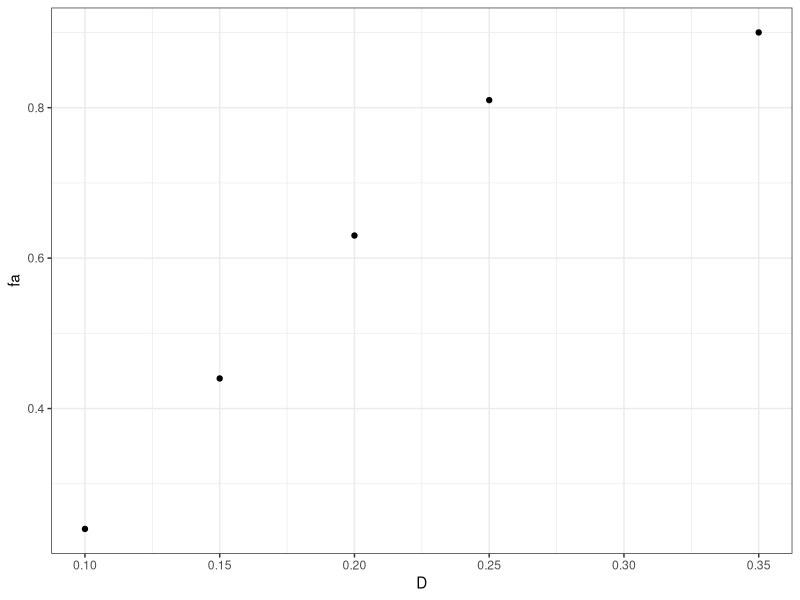
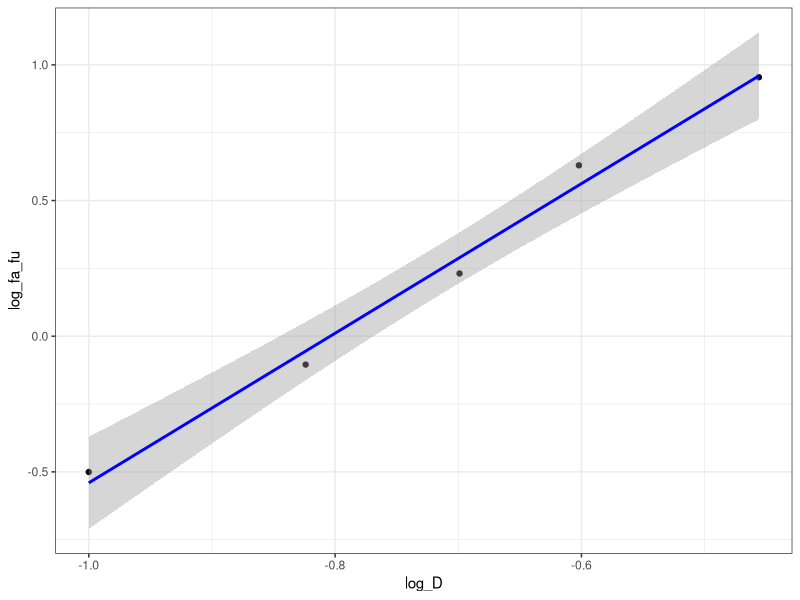

Source code (R) for these figures, in order: (Note: this script raises an error after producing the figures.)
#
# R package for Median Effect principle calculations and plots
#
# Classes:
#
# - single drug series
# - vector of doses (D)
# - vector of fraction affected (fa)
# - drug name  (name)
# - drug units (units)
# - CONSIDER: Dm, m, R^2, R, log10(D), log10(fa / (1-fa))
#
#
# - combination drug series, constant ratio
# - subclass from single drug series?
# - vector of sum of drug 1 and drug 2 doses (D)
# - vector of fraction affected (fa)
# - ratio: drug 1 / drug 2 (ratio)
# - drug 1 name  (name1)
# - drug 1 units (units1)
# - drug 2 name  (name2)
# - drug 2 units (units2)
#
# - combination drug series, non-constant ratio
# - subclass from combination drug series? adds vector of drug 2 doses and removes ratio
# - vector of drug 1 doses (D1)
# - vector of drug 2 doses (D2)
# - vector of fraction affected (fa)
# - drug 1 name  (name1)
# - drug 1 units (units1)
# - drug 2 name  (name2)
# - drug 2 units (units2)
#
#
# Methods:
#
# - print() / export()
# - calculate fa from D
# - calculate D from fa
# - sigmoidal: plot fa versus D
# - linear:    plot log10(fa / (1-fa)) versus log10(D)
#
# - fa-CI plot from drug 1, drug 2, constant / non-constant ratio combo
# - isobologram?
# - print() / export() combo analysis
#


library(tidyverse)
library(broom)

calc_fa <- function(D, m, Dm) {
  1 / (1 + ((Dm / D)^m))
}

calc_d <- function(fa, m, Dm) {
  Dm*(fa / (1 - fa))^(1/m)
}

df <- tribble(
  ~D, ~fa,
  0.1, 0.24,
  0.15, 0.44,
  0.2, 0.63,
  0.25, 0.81,
  0.35, 0.9
)


df <- tribble(
  ~D, ~fa,
  0.002, 0.429,
  0.004, 0.708,
  0.005, 0.761,
  0.01, 0.882,
  0.02, 0.932
)

df <- tribble(
  ~D, ~fa,
  0.05, 0.055,
  0.1, 0.233,
  0.2, 0.301,
  0.5, 0.559,
  1, 0.821,
  2, 0.953
)




# Single drug object constructor
new_single_drug <- function(D = double(), fa = double(), name = NA_character_, units = NA_character_) {
  stopifnot(is.double(D), is.double(fa))
  structure(list(D = D, fa = fa, name = name, units = units), class = 'single_drug')
}

# Single drug object validator
validate_single_drug <- function(x) {
  D <- x$D
  fa <- x$fa
  
  if (!all(!is.na(D) & D > 0.0)) {
    stop(
      "All doses `D` must be non-missing and greater than zero",
      call. = FALSE
    )
  }
  
  if (!all(!is.na(fa) & fa > 0.0 & fa < 1.0)) {
    stop(
      "All fraction affected `fa` must be non-missing, greater than zero, and less than one",
      call. = FALSE
    )
  }
  
  if (length(D) != length(fa)) {
    stop(
      "The number of doses must equal the number of fraction affected",
      call. = FALSE
    )
  }
  
  if (length(D) == 0) {
    stop(
      "There must be at least one dose / fraction affected point",
      call. = FALSE
    )
  }
  
  x$log_D <- log10(x$D)
  x$log_fa_fu <- log10(x$fa / (1-x$fa))
  
  df <- data.frame(list(log_D = x$log_D, log_fa_fu = x$log_fa_fu))
  
  fit <- lm(log_fa_fu ~ log_D, data = df)
  x$b <- unname(fit$coefficients[1])
  x$m <- unname(fit$coefficients[2])
  x$Dm <- unname(10^(-x$b/x$m))
  x$R2 <- unname(summary(fit)$r.squared)
  x$R <- unname(sqrt(x$R2)) * sign(x$m) # m should always be positive, but just in case

  x # return the input
}


# Single drug object helper
single_drug <- function(D = double(), fa = double(), name = NA_character_, units = NA_character_) {
  D <- as.double(D)
  fa = as.double(fa)
  name = as.character(name)
  units = as.character(units)
  validate_single_drug(new_single_drug(D, fa, name, units))
}

df <- tribble(
  ~D, ~fa,
  0.1, 0.24,
  0.15, 0.44,
  0.2, 0.63,
  0.25, 0.81,
  0.35, 0.9
)


# Add print for single_drug display
print.single_drug <- function(x, ..., stats = TRUE) {
  
  D <- x$D
  fa <- x$fa
  name <- x$name
  units <- x$units
  
  log_D <- log10(D)
  log_fa_fu <- log10(fa / (1-fa))
  
  df <- data.frame(list(D = D, fa = fa, log_D = log_D, log_fa_fu = log_fa_fu))
  
  if (!is.na(x$name)) { cat("Drug: ", name, "\n", sep = '') }
  if (!is.na(x$units)) { cat("Units: ", units, "\n", sep = '')}
  
  print(knitr::kable(df))
  
  if (stats) { cat('\nDm: ', x$Dm, '\nm: ', x$m, '\nR2: ', x$R2, '\nR: ', x$R, sep = '') }
}


d <- single_drug(D =df$D, fa = df$fa, name = 'Pyrethrin', units = 'mg')
# class(d)
# inherits(d, "single_drug")
d


df %>% ggplot(aes(D, fa)) + geom_point() + theme_bw()

df <- df %>%
  mutate(
    log_D = log10(D),
    log_fa_fu = log10(fa / (1-fa))
  )

df %>% ggplot(aes(log_D, log_fa_fu)) + geom_point() + stat_smooth(method = "lm", col = "blue") + theme_bw()

fa <- seq(from = 0.01, to = 0.99, by = 0.01)
df2 <- as.data.frame(list(D = calc_d(fa, m, Dm), fa = fa))
df2 %>% ggplot(aes(D, fa)) + geom_line() + theme_bw() + coord_cartesian(ylim = c(0,1))

# df2 %>% mutate(log_D = log10(D), log_fa_fu = log10(fa / (1-fa))) %>% ggplot(aes(log_D, log_fa_fu)) + geom_line()
